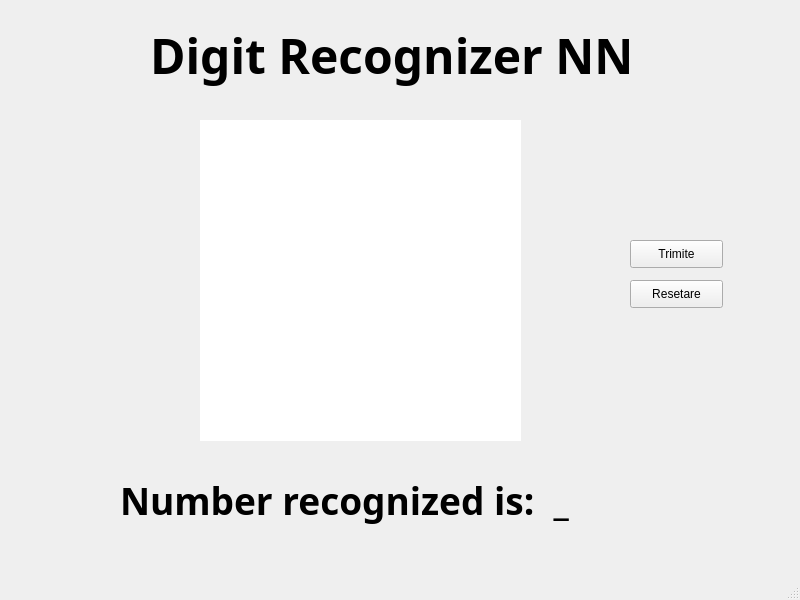
<?xml version="1.0" encoding="UTF-8"?>
<ui version="4.0">
 <class>MainWindow</class>
 <widget class="QMainWindow" name="MainWindow">
  <property name="windowModality">
   <enum>Qt::NonModal</enum>
  </property>
  <property name="geometry">
   <rect>
    <x>0</x>
    <y>0</y>
    <width>800</width>
    <height>600</height>
   </rect>
  </property>
  <property name="windowTitle">
   <string>Digit Recognizer</string>
  </property>
  <property name="documentMode">
   <bool>false</bool>
  </property>
  <property name="unifiedTitleAndToolBarOnMac">
   <bool>false</bool>
  </property>
  <widget class="QWidget" name="centralwidget">
   <widget class="QWidget" name="canvasWidget" native="true">
    <property name="geometry">
     <rect>
      <x>200</x>
      <y>120</y>
      <width>321</width>
      <height>321</height>
     </rect>
    </property>
    <property name="autoFillBackground">
     <bool>false</bool>
    </property>
    <property name="styleSheet">
     <string notr="true">border: solid 5px;
background-color: rgb(255, 255, 255);</string>
    </property>
   </widget>
   <widget class="QLabel" name="titleLabel">
    <property name="geometry">
     <rect>
      <x>150</x>
      <y>10</y>
      <width>501</width>
      <height>91</height>
     </rect>
    </property>
    <property name="font">
     <font>
      <family>Bahnschrift SemiBold SemiConden</family>
      <pointsize>36</pointsize>
      <weight>75</weight>
      <bold>true</bold>
     </font>
    </property>
    <property name="text">
     <string>Digit Recognizer NN</string>
    </property>
   </widget>
   <widget class="QPushButton" name="guessButton">
    <property name="geometry">
     <rect>
      <x>630</x>
      <y>240</y>
      <width>93</width>
      <height>28</height>
     </rect>
    </property>
    <property name="text">
     <string>Trimite</string>
    </property>
   </widget>
   <widget class="QPushButton" name="resetButton">
    <property name="geometry">
     <rect>
      <x>630</x>
      <y>280</y>
      <width>93</width>
      <height>28</height>
     </rect>
    </property>
    <property name="text">
     <string>Resetare</string>
    </property>
   </widget>
   <widget class="QLabel" name="guessLabel">
    <property name="geometry">
     <rect>
      <x>120</x>
      <y>470</y>
      <width>561</width>
      <height>61</height>
     </rect>
    </property>
    <property name="font">
     <font>
      <family>Bahnschrift SemiBold</family>
      <pointsize>28</pointsize>
      <weight>75</weight>
      <bold>true</bold>
     </font>
    </property>
    <property name="text">
     <string>Number recognized is:  _</string>
    </property>
   </widget>
  </widget>
  <widget class="QStatusBar" name="statusbar"/>
 </widget>
 <resources/>
 <connections/>
</ui>
